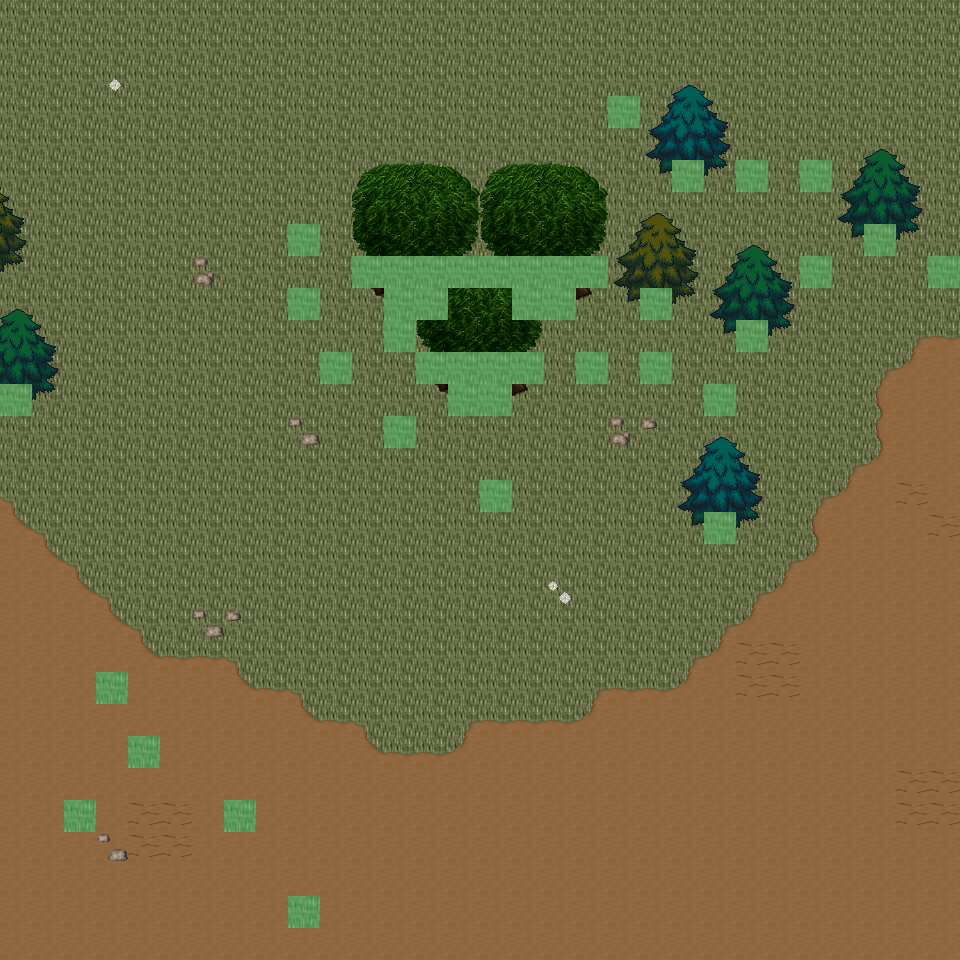

A level layout from a 2D game, rendered from its tile map. Below: a short description, then the map file with tile-grid data replaced by summaries:
An orthogonal 30x30 tile map with 32x32 px tiles, 6 tile layers (Ground, Object, Object2, Above, ...), 25 tilesets and 5 objects (5x mapExit).

<map version="1.0" orientation="orthogonal" renderorder="right-down" width="30" height="30" tilewidth="32" tileheight="32" nextobjectid="6">
  <tileset firstgid="1" name="tileset_ground_ground" tilewidth="32" tileheight="32" tilecount="33" columns="3">
    <image source="../drawable/tileset_ground_ground.png" width="96" height="352" />
  </tileset>
  <tileset firstgid="34" name="tileset_ground_grass_edges" tilewidth="32" tileheight="32" tilecount="36" columns="12">
    <image source="../drawable/tileset_ground_grass_edges.png" width="384" height="96" />
  </tileset>
  <tileset firstgid="70" name="tileset_ground_ridge_earth_dark" tilewidth="32" tileheight="32" tilecount="96" columns="12">
    <image source="../drawable/tileset_ground_ridge_earth_dark.png" width="384" height="256" />
  </tileset>
  <tileset firstgid="166" name="tileset_plant_flower_daisy_white" tilewidth="32" tileheight="32" tilecount="8" columns="2">
    <image source="../drawable/tileset_plant_flower_daisy_white.png" width="64" height="128" />
  </tileset>
  <tileset firstgid="174" name="tileset_plant_grasses" tilewidth="32" tileheight="32" tilecount="6" columns="3">
    <image source="../drawable/tileset_plant_grasses.png" width="96" height="64" />
  </tileset>
  <tileset firstgid="180" name="tileset_ground_rock_pebbles" tilewidth="32" tileheight="32" tilecount="3" columns="1">
    <image source="../drawable/tileset_ground_rock_pebbles.png" width="32" height="96" />
  </tileset>
  <tileset firstgid="183" name="tileset_plant_flower_daisy_blue" tilewidth="32" tileheight="32" tilecount="8" columns="2">
    <image source="../drawable/tileset_plant_flower_daisy_blue.png" width="64" height="128" />
  </tileset>
  <tileset firstgid="191" name="tileset_ground_ladder_vertical_dark" tilewidth="32" tileheight="32" tilecount="3" columns="3">
    <image source="../drawable/tileset_ground_ladder_vertical_dark.png" width="96" height="32" />
  </tileset>
  <tileset firstgid="194" name="tileset_item_corpse_huge_animal" tilewidth="32" tileheight="32" tilecount="16" columns="2">
    <image source="../drawable/tileset_item_corpse_huge_animal.png" width="64" height="256" />
  </tileset>
  <tileset firstgid="210" name="tileset_ground_ladder_steps" tilewidth="32" tileheight="32" tilecount="6" columns="3">
    <image source="../drawable/tileset_ground_ladder_steps.png" width="96" height="64" />
  </tileset>
  <tileset firstgid="216" name="tileset_logic_creature_rodent" tilewidth="32" tileheight="32" tilecount="8" columns="8">
    <image source="../drawable/tileset_logic_creature_rodent.png" width="256" height="32" />
  </tileset>
  <tileset firstgid="224" name="tileset_logic_creature_animal" tilewidth="32" tileheight="32" tilecount="32" columns="8">
    <image source="../drawable/tileset_logic_creature_animal.png" width="256" height="128" />
  </tileset>
  <tileset firstgid="256" name="tileset_logic_portal" tilewidth="32" tileheight="32" tilecount="24" columns="8">
    <image source="../drawable/tileset_logic_portal.png" width="256" height="96" />
  </tileset>
  <tileset firstgid="280" name="tileset_logic_creature_orc" tilewidth="32" tileheight="32" tilecount="5" columns="5">
    <image source="../drawable/tileset_logic_creature_orc.png" width="192" height="32" />
  </tileset>
  <tileset firstgid="285" name="tileset_logic_collision" tilewidth="32" tileheight="32" tilecount="1" columns="1">
    <image source="../drawable/tileset_logic_collision.png" width="32" height="32" />
  </tileset>
  <tileset firstgid="286" name="tileset_ground_green_paving" tilewidth="32" tileheight="32" tilecount="18" columns="3">
    <image source="../drawable/tileset_ground_green_paving.png" width="96" height="192" />
  </tileset>
  <tileset firstgid="304" name="tileset_logic_protection" tilewidth="32" tileheight="32" tilecount="2" columns="2">
    <image source="../drawable/tileset_logic_protection.png" width="64" height="32" />
  </tileset>
  <tileset firstgid="306" name="tileset_ground_earth_edges" tilewidth="32" tileheight="32" tilecount="18" columns="6">
    <image source="../drawable/tileset_ground_earth_edges.png" width="192" height="96" />
  </tileset>
  <tileset firstgid="324" name="tileset_ground_grass_corners" tilewidth="32" tileheight="32" tilecount="24" columns="6">
    <image source="../drawable/tileset_ground_grass_corners.png" width="192" height="128" />
  </tileset>
  <tileset firstgid="348" name="tileset_plant_tree_tree_darkgreen" tilewidth="32" tileheight="32" tilecount="88" columns="8">
    <image source="../drawable/tileset_plant_tree_tree_darkgreen.png" width="256" height="352" />
  </tileset>
  <tileset firstgid="436" name="tileset_plant_tree_evergreen" tilewidth="32" tileheight="32" tilecount="36" columns="3">
    <image source="../drawable/tileset_plant_tree_evergreen.png" width="96" height="384" />
  </tileset>
  <tileset firstgid="472" name="tileset_building_decoration_rocks" tilewidth="32" tileheight="32" tilecount="6" columns="3">
    <image source="../drawable/tileset_building_decoration_rocks.png" width="96" height="64" />
  </tileset>
  <tileset firstgid="478" name="tileset_plant_bush_bushes" tilewidth="32" tileheight="32" tilecount="10" columns="5">
    <image source="../drawable/tileset_plant_bush_bushes.png" width="160" height="64" />
  </tileset>
  <tileset firstgid="488" name="tileset_plant_bush_various_small" tilewidth="32" tileheight="32" tilecount="9" columns="3">
    <image source="../drawable/tileset_plant_bush_various_small.png" width="96" height="96" />
  </tileset>
  <tileset firstgid="497" name="tileset_ground_dry_grass" tilewidth="32" tileheight="32" tilecount="54" columns="9">
    <image source="../drawable/tileset_ground_dry_grass.png" width="288" height="192" />
  </tileset>
  <layer name="Ground" width="30" height="30">
    <data>[900 cells, 900 non-empty, 2 distinct tile ids]</data>
  </layer>
  <layer name="Object" width="30" height="30">
    <data>[900 cells, 113 non-empty, 26 distinct tile ids]</data>
  </layer>
  <layer name="Object2" width="30" height="30">
    <data>[900 cells, 4 non-empty, 2 distinct tile ids]</data>
  </layer>
  <layer name="Above" width="30" height="30">
    <data>[900 cells, 99 non-empty, 42 distinct tile ids]</data>
  </layer>
  <layer name="Above2" width="30" height="30">
    <data>[900 cells, 4 non-empty, 4 distinct tile ids]</data>
  </layer>
  <layer name="Walkable" width="30" height="30">
    <data>[900 cells, 43 non-empty, 1 distinct tile ids]</data>
  </layer>
  <objectgroup name="MapEvents">
    <object id="1" name="south" type="mapExit" x="0" y="928" width="960" height="32">
      <properties>
        <property name="map" value="level_0_x172_y26" />
        <property name="x" value="0" />
        <property name="y" value="1" />
      </properties>
    </object>
    <object id="2" name="west" type="mapExit" x="0" y="0" width="32" height="384">
      <properties>
        <property name="map" value="level_0_x171_y25" />
        <property name="x" value="28" />
        <property name="y" value="0" />
      </properties>
    </object>
    <object id="3" name="west2" type="mapExit" x="0" y="416" width="32" height="544">
      <properties>
        <property name="map" value="level_0_x171_y25" />
        <property name="x" value="28" />
        <property name="y" value="13" />
      </properties>
    </object>
    <object id="4" name="east" type="mapExit" x="928" y="0" width="32" height="256">
      <properties>
        <property name="map" value="level_0_x173_y25" />
        <property name="x" value="1" />
        <property name="y" value="0" />
      </properties>
    </object>
    <object id="5" name="east2" type="mapExit" x="928" y="288" width="32" height="672">
      <properties>
        <property name="map" value="level_0_x173_y25" />
        <property name="x" value="1" />
        <property name="y" value="9" />
      </properties>
    </object>
  </objectgroup>
</map>
